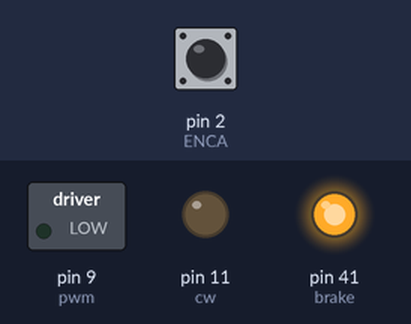
This sketch was run on a simulated Arduino Mega 2560, built with avr-gcc and run on an emulated ATmega2560. Shown: switched loads named in the sketch (green lamp = pin HIGH), output pins drawn as LEDs (lit = HIGH). The test bench sets the inputs (shaded band); at power-on: pin 2 (ENCA) HIGH. What the sketch prints to the serial monitor is not drawn.

Above: at 0.1 s.
Timing chart, 0 to 1.6 s (numbered marks = the images above):
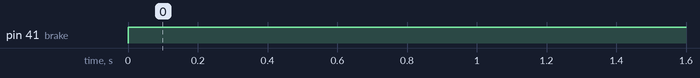

Measured:
- by itself, pin 41 (brake): LOW → HIGH at 0.00 s

The sketch:

pid_controller.ino
```cpp
// PID  controller code.
#define ENCA 2 //21-PD0 //19-RX1  //17-RX2
#define ENCB 3 //20-PD1 //18-TX1  //16-TX2
#define brake 41 //PL1
#define cw 11 // 1A
#define pwm 9 // 2B
#define pi = 3.141;


float pos, po, thet, thet_dot, alp, alp_dot, prev_alp=0, prev_pos, currentTM, prevTM=0, dtt=0, rp, prev_rp=0, deltaT=0, prev_u=0;
float y[4]={}, y_setpoint[4]={} , cntr=1, vll, trq, sz=4, M, del_pos, angAc, prev_vel=0, vel_now, vel_give, target_pos, p_pos;
//int pos=0;
long prevT=0;
float eprev=0, eIntegral=0, dts=0;
int K[4]={};
void readEncoder(){
  //Serial.print("read encoder");
  int b=digitalRead(ENCB);
  if (b>0){
    pos++;
  }
  else{
    pos--;
  }
}
int prev_dir = 1;

int setMotor(int dir, float pwr){
  analogWrite(pwm, 255-pwr);


  if (dir == 1){
    if (prev_dir == -1){
      digitalWrite(brake, LOW);
//      Serial.println("ONE");
    }
    else{
      digitalWrite(brake, HIGH);
//      Serial.println("TWO");
    }
    digitalWrite(brake, HIGH);
    digitalWrite(cw, HIGH);
    prev_dir = dir;
//    Serial.println("THREE");
  }
  else if (dir == -1){
    if (prev_dir == 1){
      digitalWrite(brake, LOW);
//      Serial.println("1");
    }
    else{
      digitalWrite(brake, HIGH);
//      Serial.println("2");
    }
    digitalWrite(brake, HIGH);
    digitalWrite(cw, LOW);
    prev_dir = dir;
//    Serial.println("3");
  }

}
void setup() {
  // put your setup code here, to run once:
  Serial.begin(9600);
//  Wire.begin();
//  mpu.begin();
  pinMode(ENCA, INPUT);
  pinMode(ENCB, INPUT);
  pinMode(brake, OUTPUT);
  pinMode(cw, OUTPUT);
  pinMode(pwm, OUTPUT);
//  digitalWrite(ENCA, HIGH);
//  digitalWrite(brake, LOW); // Low means braking.
//  digitalWrite(cw, HIGH); // gives positive value // Low will give negative
  analogWrite(pwm, 255); // 255 means stop // 0 means go.
//  mpu.calcOffsets(true, true);
  M = 0.084*0.097*0.097/2; // Moment of Inertia.
  attachInterrupt(digitalPinToInterrupt(ENCA), readEncoder, RISING);
}

void loop() {
  // put your main code here, to run repeatedly:

  int target_pos = -1200;

  // PID constants
  float kp = 1.01;
  float kd = 0.19;
  float ki = 0.0;

  // time difference
  long currT = micros();
  float deltaT = ((float) (currT - prevT))/( 1.0e6 );
  prevT = currT;

  // Read the position
  int pos0 = 0;
  noInterrupts(); // disable interrupts temporarily while reading
  pos0 = pos;
  interrupts(); // turn interrupts back on

  // error
  int e = target_pos-pos;
//  Serial.println(e);
  // derivative
  float dedt = (e-eprev)/(deltaT);
//  Serial.println(dedt);
  // integral
  eIntegral = eIntegral + e*deltaT;
//  Serial.println(eIntegral);
  // control signal
  float u = kp*e + kd*dedt + ki*eIntegral;
//  Serial.println(u);
  // motor power
  float pwr = fabs(u);
  if( pwr > 255 ){
    pwr = 255;
  }

  // motor direction
  int dir = 1;
  if(u<0){
    dir = -1;
  }

  // signal the motor
  setMotor(dir,pwr);


  // store previous error
  eprev = e;

  Serial.print(target_pos);
  Serial.print(" ");
  Serial.print(pos0);
  Serial.println();
//  Serial.println(digitalRead(brake));

//  setMotor(-1, 245);
//  delay(1000);
//  setMotor(1, 245);
//  delay(1000);
}
```
